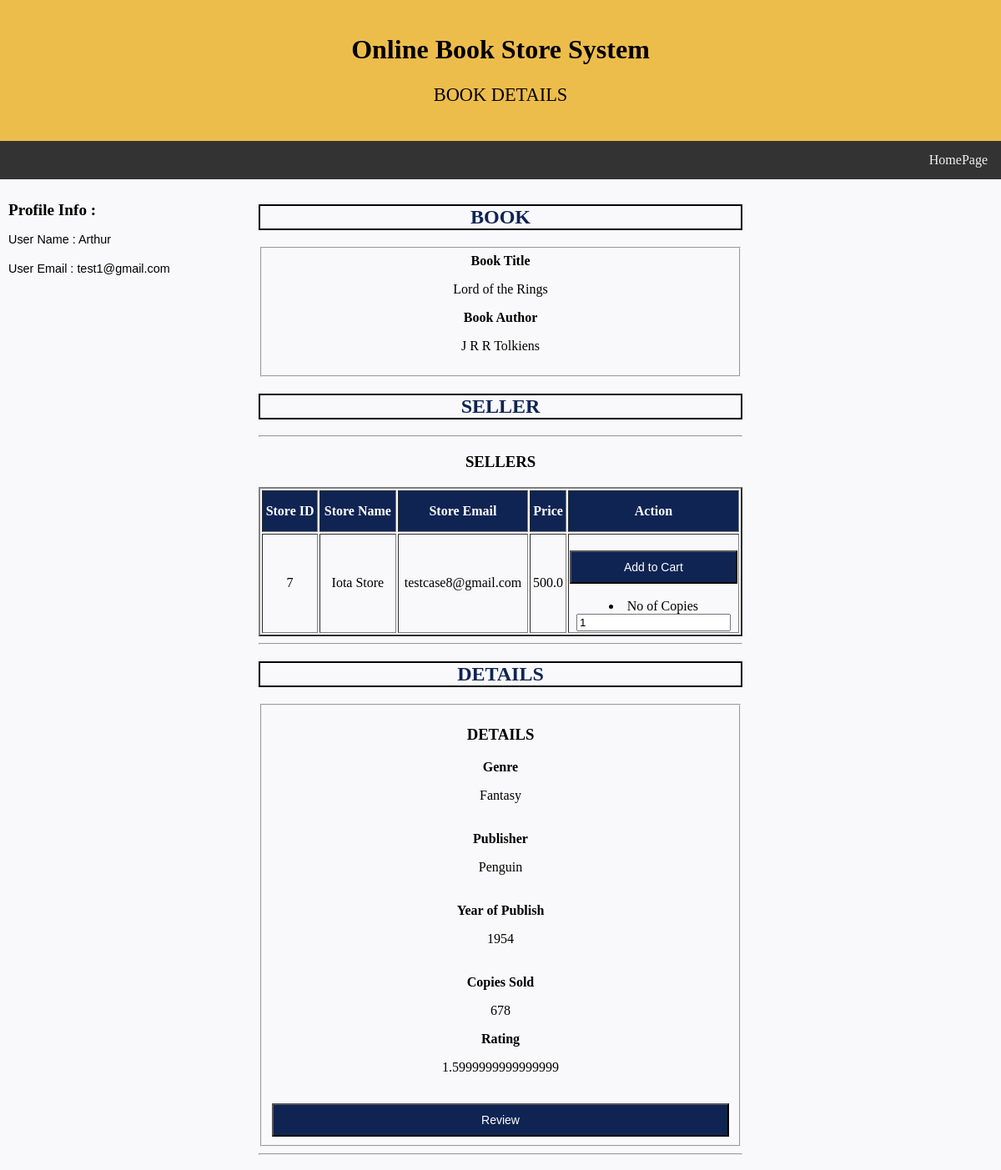
The app's page /viewBook/2/ (signed in) with its own data.
### newApp/models.py (models this page shows)
class Customer(models.Model):
    user_id         = models.CharField(max_length = 50, primary_key = True)
    email           = models.EmailField()
    password        = models.CharField(max_length = 50)
    first_name      = models.CharField(max_length = 50)
    middle_name     = models.CharField(max_length = 50, null = True)
    last_name       = models.CharField(max_length = 50)
    phone_no        = models.CharField(max_length = 50)
    no_of_addr      = models.IntegerField(default = 1)
    class Meta:
        db_table = "Customer"

class Book(models.Model):
    book_id         = models.AutoField(primary_key = True)
    title           = models.CharField(max_length = 100)
    author          = models.CharField(max_length = 50)
    publisher       = models.CharField(max_length = 100)
    genre           = models.CharField(max_length = 50)
    year_of_publish = models.IntegerField()
    copies_sold     = models.IntegerField()
    rating          = models.FloatField(default = 0, null = True)
    class Meta:
        db_table = "Book"

class Book_available(models.Model):
    book_id             = models.ForeignKey(Book, on_delete= models.CASCADE)
    store_email         = models.ForeignKey(Book_store,to_field = 'email', db_column = 'store_email', on_delete = models.CASCADE)
    no_of_copies        = models.IntegerField(default = 0)
    book_available_id   = models.AutoField(primary_key = True)
    price               = models.FloatField(default = 0.0)
    class Meta:
        db_table = "Book_available"

class Book_store(models.Model):
    store_id        = models.AutoField(primary_key = True)
    store_name      = models.CharField(max_length = 100)
    email           = models.EmailField(unique = True)
    password        = models.CharField(max_length = 50)
    website         = models.CharField(max_length = 50)
    phone_no        = models.CharField(max_length = 10)
    rating          = models.IntegerField(default = 0, null = True)
    address_line1   = models.CharField(max_length = 100)
    address_line2   = models.CharField(max_length = 100)
    city            = models.CharField(max_length = 50)
    district        = models.CharField(max_length = 50)
    state           = models.CharField(max_length = 50)
    zip_code        = models.CharField(max_length = 6)
    class Meta:
        db_table = "Book_store"

### newApp/views.py (the view)
# urls.py: path('viewBook/<int:book_id>/', views.viewBook, name= 'viewBook'),
def viewBook(request, book_id):
    if userSessionCheck(request) == True:
        userid = request.session['user_id']
        user_row    = fetchUserRow(userid)                                          #1. Store details from the session
        username    = user_row[3]                                                  #Store ID
        email       = user_row[1]
        if request.method == 'POST':
            return redirect('userBookList')
        else:
            sellers = Book_available.objects.filter(book_id = book_id)
            cursor = connection.cursor()
            query = '''SELECT book_id, title, author, publisher, genre, year_of_publish, copies_sold, rating
                       FROM Book
                       WHERE book_id=%s'''
            cursor.execute(query, [book_id])
            q_result = cursor.fetchone()
            book = {}
            book['book_id']         = q_result[0]
            book['title']           = q_result[1]
            book['author']          = q_result[2]
            book['publisher']       = q_result[3]
            book['genre']           = q_result[4]
            book['year_of_publish'] = q_result[5]
            book['copies_sold']     = q_result[6]
            book['rating']          = q_result[7]
            return render(request, 'users/viewBook.html', {'username': username, 'useremail': email, 'book': book, 'sellers': sellers})
    else:
        messages.error(request, "Not Logged In")
        return redirect('login')

### newApp/views.py (called while the page is built)
def userSessionCheck(request):
    if request.session.has_key('user_id'):
        userid = request.session['user_id']
        cursor = connection.cursor()
        query = '''SELECT *
                   FROM Customer
                   WHERE user_id=%s'''
        cursor.execute(query, [userid])
        q_result = cursor.fetchall()
        userCount = len(q_result)
        if userCount == 1:
            return True
        else:
            return False
    else:
        return False

def fetchUserRow(userid):
    cursor = connection.cursor()
    query = '''SELECT user_id, email, password, first_name, middle_name, last_name, phone_no, no_of_addr
               FROM Customer
               WHERE user_id=%s'''
    cursor.execute(query, [userid])
    q_result = cursor.fetchone()
    return q_result

### newApp/templates/users/viewBook.html (shortened to what this page needs)
<!DOCTYPE html>
<html lang="en">
<head>
</head>
<body>
<div class="header">
 <h1>Online Book Store System</h1>
  <p style="font-family:times new roman;font-size:140%";>BOOK DETAILS</p>
</div>
<div class="topnav">
 <a href="/user/profile">HomePage</a>
</div>
<div class="row">
  <div class="column side">
    <h2 style="font-family:times new roman;font-size:120%";>Profile Info :</h2>
    <p style="font-family:arial;font-size:90%;line-height:1.2";>
     User Name  : {{username}}<br><br>
     User Email : {{useremail}}<br><br>
    </p>
</div>
<div class="column middle">
  <h2 style="color:#0f2453;border:2px solid black";>BOOK</h2>
  <link href="https://maxcdn.bootstrapcdn.com/font-awesome/4.3.0/css/font-awesome.min.css" rel="stylesheet">
  <div>
      <div>
          <section class="module">
              <div class="module-inner">
                  <div class="content-panel">
                          <fieldset class="fieldset">
                          <form method = "GET">{% csrf_token %}
                              <div class="form-group">
                                  <label class="col-md-2 col-sm-3 col-xs-12 control-label"><b>Book Title</b></label>
                                  <div class="col-md-10 col-sm-9 col-xs-12">
                                    <p> {{book.title}}</p>
                                  </div>
                              </div>
                              <div class="form-group">
                                  <label class="col-md-2 col-sm-3 col-xs-12 control-label"><b>Book Author</b></label>
                                  <div class="col-md-10 col-sm-9 col-xs-12">
                                    <p> {{book.author}}</p>
                                  </div>
                              </div>
                          </fieldset>
                          <h2 style="color:#0f2453;border:2px solid black";>SELLER</h2>
                          <hr>
                            {% if sellers %}
                              <h3 align="center">SELLERS</h3>
                              <table border="2" align="center">
                                <tr style="background-color: #0f2453">
                                  <th style="color: white">Store ID</th>
                                  <th style="color: white">Store Name</th>
                                  <th style="color: white">Store Email</th>
                                  <th style="color: white">Price</th>
                                  <th style="color: white;margin-right: 1%">Action</th>
                                </tr>
                                  {% for seller in sellers %}
                                  <tr>
                                    <td>{{ seller.store_email.store_id }}</td>
                                    <td>{{ seller.store_email.store_name }}</td>
                                    <td>{{ seller.store_email.email }}</td>
                                    <td>{{ seller.price }}</td>
                                    <td>
                                        <br><button class="button" style="width: 100%"  formaction ="{% url 'addToCart' book.book_id %}">Add to Cart</button>
                                        <br><br>
                                        <li>No of Copies</li>
                                        <input label = 'no_of_copies, 'name= 'no_of_copies' type = 'number' value = "1">
                                    </td>
                                  </tr>
                                  {% endfor %}
                              </table>
                            {% else %}
                                  <h3 align = "center">Book not available in the stores</h>
                            {% endif %}
                          <hr>
                          <h2 style="color:#0f2453;border:2px solid black";>DETAILS</h2>
                          <fieldset class="fieldset">
                              <h3 class="fieldset-title">DETAILS</h3>
                              <div class="form-group">
                                  <label class="col-md-2  col-sm-3 col-xs-12 control-label"><b>Genre</b></label>
                                  <div class="col-md-10 col-sm-9 col-xs-12">
                                      <p>{{book.genre}}</p>
                                  </div>
                              </div><br>
                              <div class="form-group">
                                  <label class="col-md-2  col-sm-3 col-xs-12 control-label"><b>Publisher</b></label>
                                  <div class="col-md-10 col-sm-9 col-xs-12">
                                      <p>{{book.publisher}}</p>
                                  </div>
                              </div><br>
                              <div class="form-group">
                                  <label class="col-md-2  col-sm-3 col-xs-12 control-label"><b>Year of Publish</b></label>
                                  <div class="col-md-10 col-sm-9 col-xs-12">
                                      <p>{{book.year_of_publish}}</p>
                                  </div>
                              </div><br>
                              <div class="form-group">
                                  <label class="col-md-2  col-sm-3 col-xs-12 control-label"><b>Copies Sold</b></label>
                                  <div class="col-md-10 col-sm-9 col-xs-12">
                                      <p>{{book.copies_sold}}</p>
                                  </div>
                              </div>
                              <div class="form-group">
                                  <label class="col-md-2  col-sm-3 col-xs-12 control-label"><b>Rating</b></label>
                                  <div class="col-md-10 col-sm-9 col-xs-12">
                                      <p>{{book.rating}}</p>
                                  </div>
                              </div>
                              <br><button class="button" style="width: 100%"  formaction ="{% url 'userReview' book.book_id %}">Review</button>
                          </fieldset>
                          <hr>
                  </div>
              </div>
          </section>
      </div>
  </div>
</div>
<div class="column side">
  </div>
</div>
</body>
</html>

### newApp/templates/users/viewBook.html (style rules this page uses)
* { box-sizing: border-box; }
body { margin: 0; }
.header { background-color: #EDBD4C; padding: 20px; text-align: center; }
.topnav { overflow: hidden; background-color: #333; }
.topnav a { float: right; display: block; color: #f2f2f2; text-align: center; padding: 14px 16px; text-decoration: none; }
.column { float: left; padding: 10px; }
.column.side { width: 25%; }
.column.middle { width: 50%; text-align: center; }
.row:after { content: ""; display: table; clear: both; }
.button { background-color: #0f2453; border: ; color: white; padding: 10px 40px; text-align: center; font-size: 14px; cursor: pointer; }
body { background:#f9f9fb; }
table { width: 100%; }
th { height: 50px; }

### records on screen
Customer: email "test1@gmail.com"
Book: title "Lord of the Rings", author "J R R Tolkiens"
Book_available: store_email.store_id "7", store_email.store_name "Iota Store", store_email.email "testcase8@gmail.com", price "500.0"

### other values on screen
{{ username }} "Arthur"
{{ book.genre }} "Fantasy"
{{ book.publisher }} "Penguin"
{{ book.year_of_publish }} "1954"
{{ book.copies_sold }} "678"
{{ book.rating }} "1.5999999999999999"
